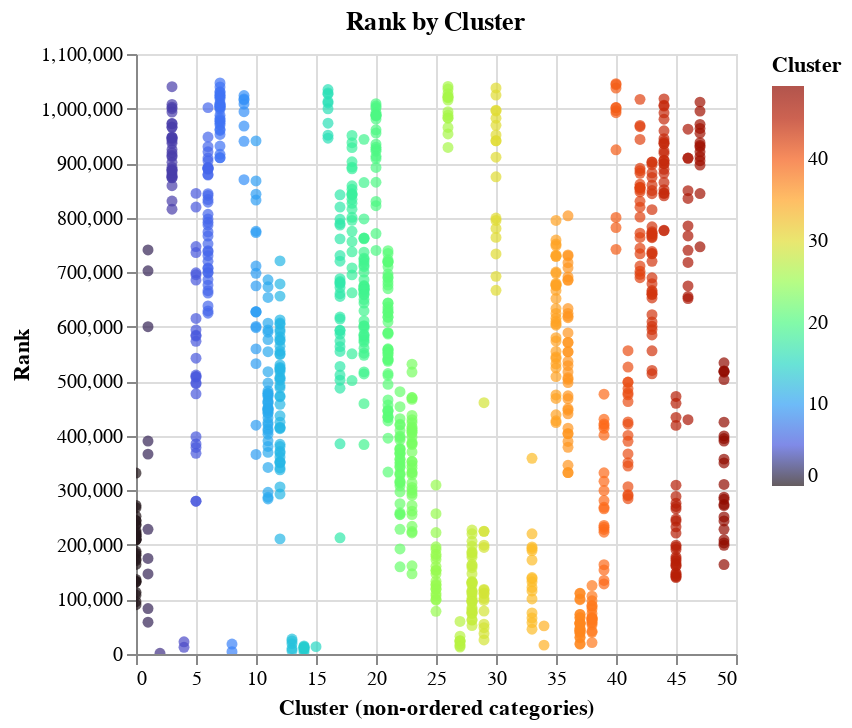

Notebook code cell kept with this figure:
### Code cell
alt.Chart(user_df.sample(1000), title="Rank by Cluster").mark_circle().encode(
    x=alt.X("cluster", title="Cluster (non-ordered categories)"),
    y=alt.Y("rank", title="Rank"),
    color=alt.Color("cluster", title="Cluster").scale(scheme="turbo"),
    tooltip=["username", "cohort", "cluster"]
).interactive()

### Figure 1 — Vega-Lite specification as saved in the notebook (floating-point values rounded to 4 significant figures; data arrays with more than 128 entries replaced by an {"elided": "..."} marker saying what was removed)
{"config": {"view": {"continuousWidth": 300, "continuousHeight": 300}}, "data": {"name": "data-d92252145b2205e2c30edf398a71714a"}, "mark": {"type": "circle"}, "encoding": {"color": {"field": "cluster", "scale": {"scheme": "turbo"}, "title": "Cluster", "type": "quantitative"}, "tooltip": [{"field": "username", "type": "nominal"}, {"field": "cohort", "type": "quantitative"}, {"field": "cluster", "type": "quantitative"}], "x": {"field": "cluster", "title": "Cluster (non-ordered categories)", "type": "quantitative"}, "y": {"field": "rank", "title": "Rank", "type": "quantitative"}}, "params": [{"name": "param_13", "select": {"type": "interval", "encodings": ["x", "y"]}, "bind": "scales"}], "title": "Rank by Cluster", "$schema": "https://vega.github.io/schema/vega-lite/v5.20.1.json", "datasets": {"data-d92252145b2205e2c30edf398a71714a": {"elided": "1000 records"}}}
